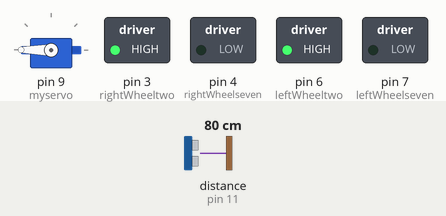
The sketch below on a simulated Arduino Uno, built with avr-gcc and run on an emulated ATmega328P. On the bench: servo, switched loads named in the sketch (green lamp = pin HIGH). The inputs (shaded band) are chosen by the test bench; at power-on: distance to the obstacle (sensor on pin 11) 80 cm. The echo pulse lasts 58.3 µs per cm; what the sketch prints to the serial monitor is not drawn.

Above: at 9.8 s.
9.9 s: distance to the obstacle (sensor on pin 11) set to 195 cm
At 10.8 s:
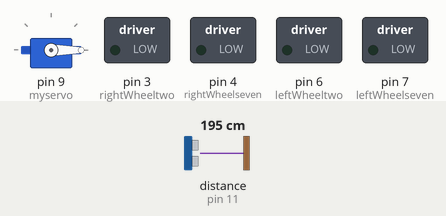
13.4 s: distance to the obstacle (sensor on pin 11) set to 205 cm
At 14.9 s:
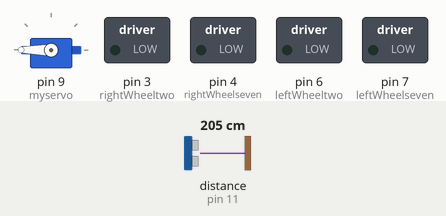
15.8 s: distance to the obstacle (sensor on pin 11) set to 2 cm
At 20.0 s:
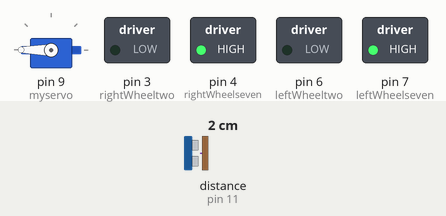
Timing chart, 0 to 39.8 s (numbered marks = the images above; inputs shaded):
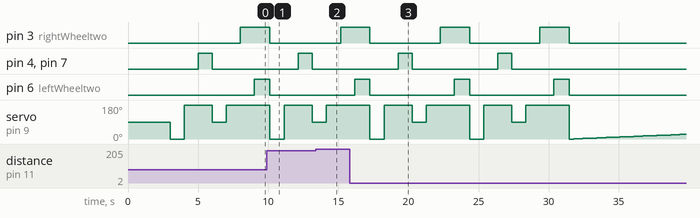

The sketch:

Ultrasonic_map_maker_bot.ino
```cpp
#include <Servo.h>
#include <NewPing.h>

#define rightWheeltwo 3
#define leftWheeltwo 6
#define rightWheelseven 4
#define leftWheelseven 7
//#define leftEnable 2
//#define rightEnable 5
#define TRIGGER_PIN  12
#define ECHO_PIN     11
#define MAX_DISTANCE 200

NewPing sonar(TRIGGER_PIN, ECHO_PIN, MAX_DISTANCE);
Servo myservo;

int pos = 0;
int it = 10;

void setup() {
  myservo.attach(9);
  Serial.begin(9600);
  pinMode(leftWheeltwo, OUTPUT);
  pinMode(rightWheeltwo, OUTPUT);
  pinMode(leftWheelseven, OUTPUT);
  pinMode(rightWheelseven, OUTPUT);
  delay(3000);
}

void loop() {

  int i = 0;
  int t = 0;
  int a = 0;
  int z = 0;
  int m = 0;


 for (i = 0; i < 4; i++)
 {
  myservo.write(0);
  delay(1000);
  unsigned int back = sonar.ping();
  myservo.write(180);
  delay(1000);
  unsigned int front = sonar.ping();

  if ((front > back) || front == 0)
    {

        digitalWrite(leftWheeltwo, HIGH);
        digitalWrite(leftWheelseven, LOW);
        digitalWrite(rightWheeltwo, HIGH);
        digitalWrite(rightWheelseven, LOW);
        delay(1000);
    }
  else
    {

        digitalWrite(leftWheeltwo, LOW);
        digitalWrite(leftWheelseven, HIGH);
        digitalWrite(rightWheeltwo, LOW);
        digitalWrite(rightWheelseven, HIGH);
        delay(1000);
    }

        digitalWrite(leftWheeltwo, LOW);
        digitalWrite(leftWheelseven, LOW);
        digitalWrite(rightWheeltwo, LOW);
        digitalWrite(rightWheelseven, LOW);


  myservo.write(90);
  delay(1000);
  unsigned int right = sonar.ping();
  myservo.write(180);
  delay(1000);
  {
      digitalWrite(rightWheeltwo, HIGH);
        digitalWrite(rightWheelseven, LOW);
        delay(1000);

  }
  unsigned int left = sonar.ping();
  if (right > left)
    {

        digitalWrite(leftWheeltwo, HIGH);
        digitalWrite(leftWheelseven, LOW);
        delay(1000);

        digitalWrite(leftWheeltwo, HIGH);
        digitalWrite(leftWheelseven, LOW);
        digitalWrite(rightWheeltwo, HIGH);
        digitalWrite(rightWheelseven, LOW);
        delay(500);

        digitalWrite(rightWheeltwo, HIGH);
        digitalWrite(rightWheelseven, LOW);
        delay(600);


    }
  else
     {


        digitalWrite(leftWheeltwo, HIGH);
        digitalWrite(leftWheelseven, LOW);
        digitalWrite(rightWheeltwo, HIGH);
        digitalWrite(rightWheelseven, LOW);
        delay(500);

        digitalWrite(leftWheeltwo, HIGH);
        digitalWrite(leftWheelseven, LOW);
        delay(600);

}
        digitalWrite(leftWheeltwo, LOW);
        digitalWrite(leftWheelseven, LOW);
        digitalWrite(rightWheeltwo, LOW);
        digitalWrite(rightWheelseven, LOW);


 }


  for (i = 0; i < 180; i ++)
  {
    unsigned int uS = sonar.ping();
    myservo.write(i);
    delay(20);
    for (t = 0; t < it; t++)
    {
      uS = sonar.ping();
      a = uS/US_ROUNDTRIP_CM + a;
      delay(30);
    }

    a = a / (it-1);
    t = 0;

    Serial.println(a);
    a = 0;
  }
  }
```

Measured:
- the behaviour switches between 200 and 201 cm on distance to the obstacle (sensor on pin 11) (found by bisection; images 1 and 2)
- after the input at 15.8 s, pin 4 (rightWheelseven), pin 7 (leftWheelseven): alternates HIGH for 1.0 s and LOW for 6.1 s, 4 changes in all, then stays LOW, starting after 3.5 s
- by itself, pin 3 (rightWheeltwo): alternates HIGH for 2.1 s and LOW for 5.0 s, 5 changes in all, then stays LOW
- by itself, pin 6 (leftWheeltwo): alternates HIGH for 1.1 s and LOW for 6.0 s
